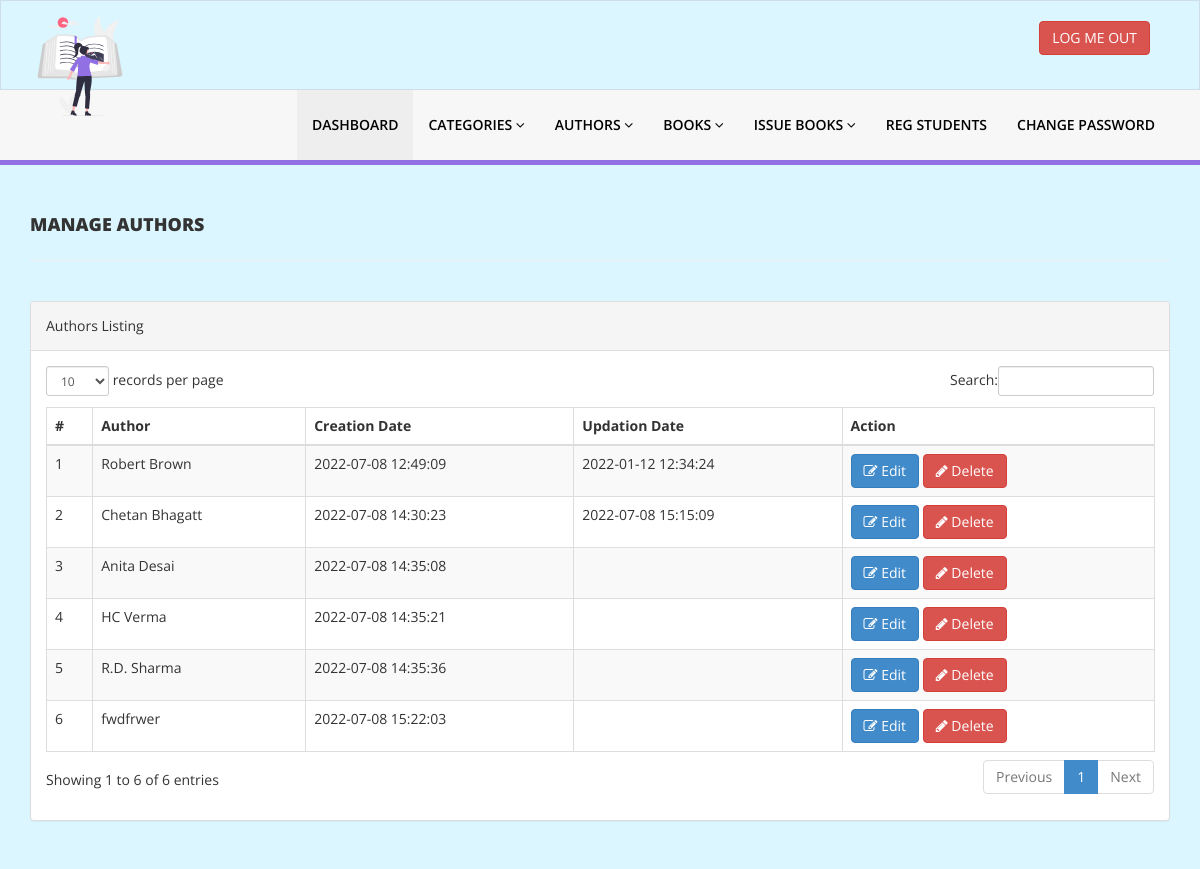
Screenshot of /admin/manage-authors.php (signed in) with the database file from the repository.
### tables this page shows
CREATE TABLE `tblauthors` (
  `id` int(11) NOT NULL,
  `AuthorName` varchar(159) DEFAULT NULL,
  `creationDate` timestamp NULL DEFAULT current_timestamp(),
  `UpdationDate` timestamp NULL DEFAULT NULL ON UPDATE current_timestamp()
);

### admin/manage-authors.php (the view, shortened to what this page needs)
<?php
include('includes/config.php');
if(strlen($_SESSION['alogin'])==0)
    {
header('location:index.php');
}
else{
    ?>
<!DOCTYPE html>
<html xmlns="http://www.w3.org/1999/xhtml">
<head>
    <link href="assets/css/bootstrap.css" rel="stylesheet" />
    <link href="assets/css/font-awesome.css" rel="stylesheet" />
    <link href="assets/js/dataTables/dataTables.bootstrap.css" rel="stylesheet" />
    <link href="assets/css/style.css" rel="stylesheet" />
</head>
<body>
<?php include('includes/header.php');?>
    <div class="content-wrapper">
         <div class="container">
        <div class="row pad-botm">
            <div class="col-md-12">
                <h4 class="header-line">Manage Authors</h4>
    </div>
     <div class="row">
</div>
        </div>
            <div class="row">
                <div class="col-md-12">
                    <div class="panel panel-default">
                        <div class="panel-heading">
                           Authors Listing
                        </div>
                        <div class="panel-body">
                            <div class="table-responsive">
                                <table class="table table-striped table-bordered table-hover" id="dataTables-example">
                                    <thead>
                                        <tr>
                                            <th>#</th>
                                            <th>Author</th>
                                            <th>Creation Date</th>
                                            <th>Updation Date</th>
                                            <th>Action</th>
                                        </tr>
                                    </thead>
                                    <tbody>
<?php $sql = "SELECT * from  tblauthors";
$query = $dbh -> prepare($sql);
$query->execute();
$results=$query->fetchAll(PDO::FETCH_OBJ);
$cnt=1;
if($query->rowCount() > 0)
{
foreach($results as $result)
{               ?>
                                        <tr class="odd gradeX">
                                            <td class="center"><?php echo htmlentities($cnt);?></td>
                                            <td class="center"><?php echo htmlentities($result->AuthorName);?></td>
                                            <td class="center"><?php echo htmlentities($result->creationDate);?></td>
                                            <td class="center"><?php echo htmlentities($result->UpdationDate);?></td>
                                            <td class="center">
                                            <a href="edit-author.php?athrid=<?php echo htmlentities($result->id);?>"><button class="btn btn-primary"><i class="fa fa-edit "></i> Edit</button>
                                          <a href="manage-authors.php?del=<?php echo htmlentities($result->id);?>" onclick="return confirm('Are you sure you want to delete?');"" >  <button class="btn btn-danger"><i class="fa fa-pencil"></i> Delete</button>
                                            </td>
                                        </tr>
 <?php $cnt=$cnt+1;}} ?>
                                    </tbody>
                                </table>
                            </div>
                        </div>
                    </div>
                </div>
            </div>
    </div>
    </div>
</body>
</html>
<?php } ?>

### admin/assets/css/style.css (style rules this page uses)
body { font-family: 'Open Sans', sans-serif; line-height:28px; background: var(--color-background); }
.content-wrapper { margin-top: 40px; min-height:800px; padding-bottom:90px; }
.header-line { font-weight:900; padding-bottom:25px; border-bottom:1px solid #eeeeee; text-transform:uppercase; }
.pad-botm { padding-bottom:30px; }

### rows the page displays
tblauthors: AuthorName "Robert Brown", creationDate "2022-07-08 12:49:09", UpdationDate "2022-01-12 12:34:24"
tblauthors: AuthorName "Chetan Bhagatt", creationDate "2022-07-08 14:30:23", UpdationDate "2022-07-08 15:15:09"
tblauthors: AuthorName "Anita Desai", creationDate "2022-07-08 14:35:08"
tblauthors: AuthorName "HC Verma", creationDate "2022-07-08 14:35:21"
tblauthors: AuthorName "R.D. Sharma", creationDate "2022-07-08 14:35:36"
tblauthors: AuthorName "fwdfrwer", creationDate "2022-07-08 15:22:03"
